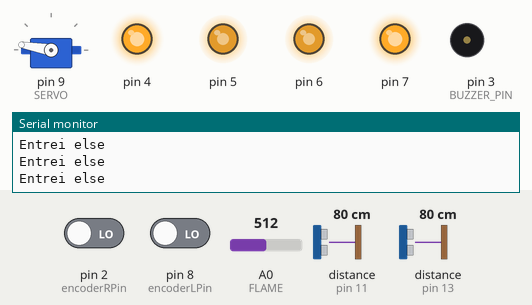
Bench run of a sketch on a simulated Arduino Uno, built with avr-gcc and run on an emulated ATmega328P. Shown: servo, output pins drawn as LEDs (lit = HIGH), buzzer (waves = sounding, pin HIGH), the last lines printed to the serial monitor. The test bench sets the inputs (shaded band); at power-on: distance to the obstacle (sensors on pin 13, pin 11) 80 cm, pin 2 (encoderRPin) LOW, pin 8 (encoderLPin) LOW, A0 (FLAME) = 512. The echo pulse lasts 58.3 µs per cm; pins used as bus, display or sensor lines are not drawn.

Above: at 1.4 s.
1.5 s: distance to the obstacle (sensor on pin 13) set to 19 cm
At 2.6 s:
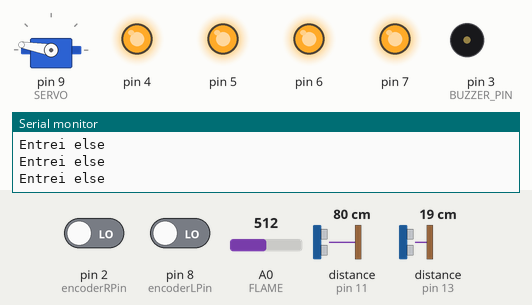
3.1 s: distance to the obstacle (sensor on pin 13) set to 16 cm
At 3.9 s:
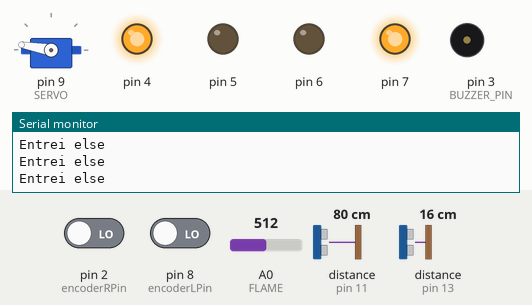
6.1 s: distance to the obstacle (sensor on pin 11) set to 2 cm
At 10.2 s:
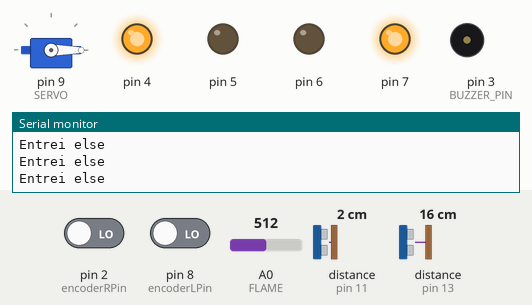
10.9 s: distance to the obstacle (sensor on pin 13) set to 19 cm
13.2 s: distance to the obstacle (sensor on pin 13) set to 22 cm
16.2 s: distance to the obstacle (sensor on pin 11) set to 5 cm
19.2 s: distance to the obstacle (sensor on pin 11) set to 8 cm
At 19.6 s:
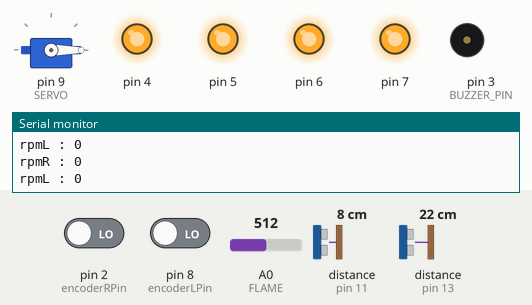
Timing chart, 0 to 21.7 s (numbered marks = the images above; inputs shaded):
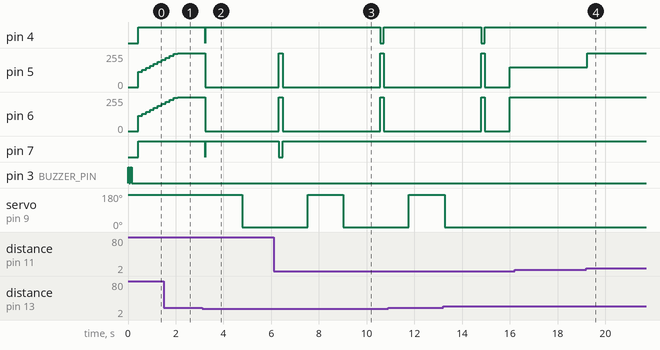

The sketch:

ajustarDistancia.ino
```cpp
//HCSR04 lib and pins
#include <NewPing.h>
#include <Servo.h>
#include <PID_v1.h>

#define TRIGGER_PIN_T  10
#define ECHO_PIN_T     11

#define TRIGGER_PIN_F  12
#define ECHO_PIN_F     13

#define MAX_DISTANCE 150

#define SERVO 9

#define BUZZER_PIN 3

#define FLAME A0

NewPing frontSensor(TRIGGER_PIN_F, ECHO_PIN_F, MAX_DISTANCE);
NewPing turnSensor(TRIGGER_PIN_T, ECHO_PIN_T, MAX_DISTANCE);

float gapF = 0;
float gapT = 0;
const byte tolerance = 5;
int constGap = 12;

//Motor pins
typedef struct motor
{
  byte vel;
  byte way;
};
typedef struct motor Motor;

Motor rightM = { 5, 4 };
Motor leftM = { 6, 7 };

Motor current;
Motor other;

double SetpointRight, InputRight, OutputRight;
double SetpointLeft, InputLeft, OutputLeft;

PID rightPID(&InputRight, &OutputRight, &SetpointRight, 2, 3, 0, DIRECT);
PID leftPID(&InputLeft, &OutputLeft, &SetpointLeft, 2, 3, 0, DIRECT);

boolean FOGO = false;

//Encoder
//
  int encoderRPin = 2;
  int encoderLPin = 8;
  int countR = 0;
  int countL = 0;
  int rpmR = 0;
  int rpmL = 0;
  int currentEncoderRight = LOW;
  int lastEncoderRight = LOW;
  int currentEncoderLeft = LOW;
  int lastEncoderLeft = LOW;

  unsigned long now = 0;
  unsigned long old = 0;
//

unsigned long oldHcsr04 = -50;

boolean servoPosition = false; // false = esquerda; true = direita
Servo s;

void setServoPos( )
{
  if( servoPosition )
  {
    s.write( 0 );
  }
  else
  {
    s.write( 170 );
  }
}

void beep(unsigned char delayms)
{
  analogWrite( BUZZER_PIN, 255 );      // Almost any value can be used except 0 and 255
                           // experiment to get the best tone
  delay(delayms);          // wait for a delayms ms
  analogWrite( BUZZER_PIN, 0 );       // 0 turns it off
  delay(delayms);          // wait for a delayms ms
}

void encoder()
{
  currentEncoderRight = digitalRead( encoderRPin );
  currentEncoderLeft = digitalRead( encoderLPin );

  if ( currentEncoderRight != lastEncoderRight )
  {
    countR++;
  }

  if ( currentEncoderLeft != lastEncoderLeft )
  {
    countL++;
  }
  lastEncoderRight = currentEncoderRight;
  lastEncoderLeft = currentEncoderLeft;
}

float distance( NewPing sonar )
{
  unsigned int uS = sonar.ping(); // Send ping, get ping time in microseconds (uS).
  //Serial.print("Ping: ");
  float cmFromWall = uS / US_ROUNDTRIP_CM; // Convert ping time to distance in cm and print result (0 = outside set distance range)
  return cmFromWall;
}

void stopIt()
{
    digitalWrite( rightM.way, HIGH );
    digitalWrite( leftM.way, HIGH );
    analogWrite( rightM.vel, 0 );
    analogWrite( leftM.vel, 0 );
}

void adjust()
{
  int sideDistance = distance (turnSensor);

  if (sideDistance < constGap - tolerance)
   {
    Serial.println("Entrei if ");

     digitalWrite(current.way, HIGH);
     digitalWrite(other.way, HIGH);
     analogWrite( current.vel, 255 );
     analogWrite( other.vel, 150 );
     delay( 150 );

   }

  else if (sideDistance > constGap + tolerance)
  {

     Serial.println("Entrei else");
     digitalWrite(current.way, HIGH);
     digitalWrite(other.way, HIGH);
     analogWrite( current.vel, 150 );
     analogWrite( other.vel, 255 );
     delay( 150 );
  }
}


void moveFoward()
{

  adjust();
  encoder();

  if( now - old >= 500 )
  {
    rpmR = countR;
    rpmL = countL;

    Serial.print( "rpmR : " );
   Serial.println( rpmR );
    Serial.print( "rpmL : " );
    Serial.println( rpmL );

    countR = 0;
    countL = 0;

   // Serial.println( OutputRight );
   // Serial.println( OutputLeft );

    old = now;
  }

  InputRight = rpmR;
  InputLeft = rpmL;

  rightPID.Compute();
  leftPID.Compute();

  digitalWrite( rightM.way, HIGH );
  digitalWrite( leftM.way, HIGH );
  analogWrite( rightM.vel, OutputRight );
  analogWrite( leftM.vel, OutputLeft );


//  encoder();
//
//  if( gapT > constGap + tolerance && gapT != 0 )
//  {
//    if( servoPosition )
//    {
//      analogWrite( leftM.vel, 255 );
//    }
//
//    else
//    {
//      analogWrite( rightM.vel, 255 );
//    }
//
//    delay(10);
//  }
//
//  else if( gapT < constGap - tolerance && gapT != 0 )
//  {
//    if( servoPosition )
//    {
//      analogWrite( rightM.vel, 255 );
//    }
//
//    else
//    {
//      analogWrite( leftM.vel, 255 );
//    }
//
//    delay(10);
//  }
//
//  if( now - old >= 500 )
//  {
//    rpmR = countR;
//    rpmL = countL;
//
////    Serial.print( "rpmR : " );
////    Serial.println( rpmR );
////    Serial.print( "rpmL : " );
////    Serial.println( rpmL );
//
//    countR = 0;
//    countL = 0;
//
////    Serial.println( OutputRight );
////    Serial.println( OutputLeft );
//
//    old = now;
//  }
//
//  InputRight = rpmR;
//  InputLeft = rpmL;
//
//  rightPID.Compute();
//  leftPID.Compute();
//
//  digitalWrite( rightM.way, HIGH );
//  digitalWrite( leftM.way, HIGH );
//  analogWrite( rightM.vel, OutputRight );
//  analogWrite( leftM.vel, OutputLeft );
}

void resetVariables()
{
  countL = 0;
  countR = 0;
  old = millis();
}

void turnRight()
{
  digitalWrite( rightM.way, LOW );
  digitalWrite( leftM.way, HIGH );
  analogWrite( rightM.vel, 255 );
  analogWrite( leftM.vel, 255 );

  delay( 150 );

  stopIt();

  delay( 1000 );

  resetVariables();
}

void turnLeft()
{
  digitalWrite( rightM.way, HIGH );
  digitalWrite( leftM.way, LOW );
  analogWrite( rightM.vel, 255 );
  analogWrite( leftM.vel, 255 );

  delay( 150 );

  stopIt();

  delay( 1000 );

  resetVariables();
}

void whereGo()
{
  delay(50);

  gapF = distance( frontSensor );

  if( gapF > 20 || gapF == 0 )
  {
//    if( rightGap <= leftGap )
//    {
//      constGap = rightGap;
//    }
//    else
//    {
//      constGap = leftGap;
//      servoPosition = false;
//      setServoPos();
//      delay(1500);
//    }

  }
  else
  {
    int rightGap;
    int leftGap;

    servoPosition = false;
    setServoPos();
    delay(1500);

    leftGap = distance( turnSensor );

    servoPosition = true;
    setServoPos();
    delay(1500);

    rightGap = distance( turnSensor );
    delay(30);

    if( rightGap < 15 )
    {
      if(leftGap < 15)
      {
        turnRight();
        current = leftM;
        other = rightM;
      }
      else
      {
        turnLeft();
        current = rightM;
        other = leftM;
      }
    }

    else
    {
      if( rightGap >= leftGap )
      {
        turnRight();
      }
      else
      {
        turnLeft();
      }
    }

    whereGo();
  }

  resetVariables();
}

void setup()
{
  beep(50);
  beep(50);

  //Flame sensor
  pinMode( FLAME, INPUT );

  //Encoder
  pinMode( encoderRPin, INPUT );
  pinMode( encoderLPin, INPUT );

  //Hc Sr04
  pinMode( TRIGGER_PIN_F, OUTPUT );
  pinMode( ECHO_PIN_F, INPUT );
  pinMode( TRIGGER_PIN_T, OUTPUT );
  pinMode( ECHO_PIN_T, INPUT );

  //Motor
  pinMode( rightM.way, OUTPUT );
  pinMode( leftM.way, OUTPUT );

  //Servo
  s.attach(SERVO);
  setServoPos();

  //PID
  SetpointRight = 50;
  SetpointLeft = 50;
  rightPID.SetMode(AUTOMATIC);
  leftPID.SetMode(AUTOMATIC);

  Serial.begin(9600);

  whereGo();
}

void loop()
{

  int flameSensor = analogRead(FLAME);

  //Serial.println(flameSensor);

  if( flameSensor > 1000000 || FOGO == true )
  {
    beep( 200 );
    stopIt();

    FOGO = true;
  }

  else
  {
    now = millis();

    if( now - oldHcsr04 >= 50 )
    {
      gapF = distance( frontSensor );
      gapT = distance( turnSensor );

      oldHcsr04 = now;
    }

    if( (gapF > 17 || gapF == 0) )
    {
      moveFoward();
    }

    else
    {
      digitalWrite( rightM.way, LOW );
      digitalWrite( leftM.way, LOW );
      analogWrite( rightM.vel, 250 );
      analogWrite( leftM.vel, 255 );
      delay(10);
      stopIt();
      whereGo();
    }
  }
}
```

Measured:
- the behaviour switches between 18 and 17 cm on distance to the obstacle (sensor on pin 13) (found by bisection; images 1 and 2)
- the behaviour switches between 6 and 7 cm on distance to the obstacle (sensor on pin 11) (found by bisection; images 3 and 4)
- after the input at 3.1 s, pin 4, pin 7: HIGH → LOW after 0.13 s, → HIGH 0.01 s later; pin 5: 255/255 → 0/255 after 0.13 s; pin 6: 255/255 → 0/255 after 0.14 s; servo on pin 9 (SERVO): 170° → 0° after 1.7 s
- after the input at 6.1 s, pin 7: HIGH → LOW after 0.22 s, → HIGH 0.15 s later
- after the input at 19.2 s, pin 5: 150/255 → 255/255 at once
